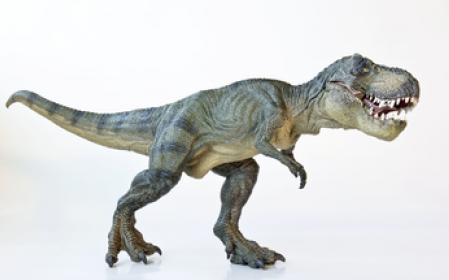
#> input picture images/trex.png, 449 x 280 px
$ python crop.py -i ../images/trex.png
#> lines starting #> are read from the running program, lines starting #| are printed output that depends on the picture
import numpy as np
import argparse
import cv2

ap = argparse.ArgumentParser()
ap.add_argument("-i", "--image", required = True,
    help = "Path to the image")
args = vars(ap.parse_args())

image = cv2.imread(args["image"])
#> image is the input picture: shape (280, 449, 3); mean B, G, R 214, 214.7, 213.2
cv2.imshow("Original", image)

cropped = image[30:120, 330:425]
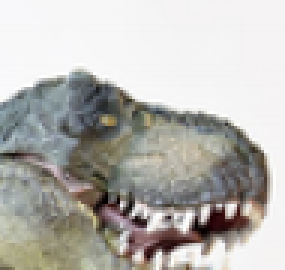
#> cropped: shape (90, 95, 3) (shown 3 times larger); mean B, G, R 177.2, 181.5, 183.3
cv2.imshow("T-Rex Face", cropped)
cv2.waitKey(0)

# python .\crop.py -i ..\images\trex.png
